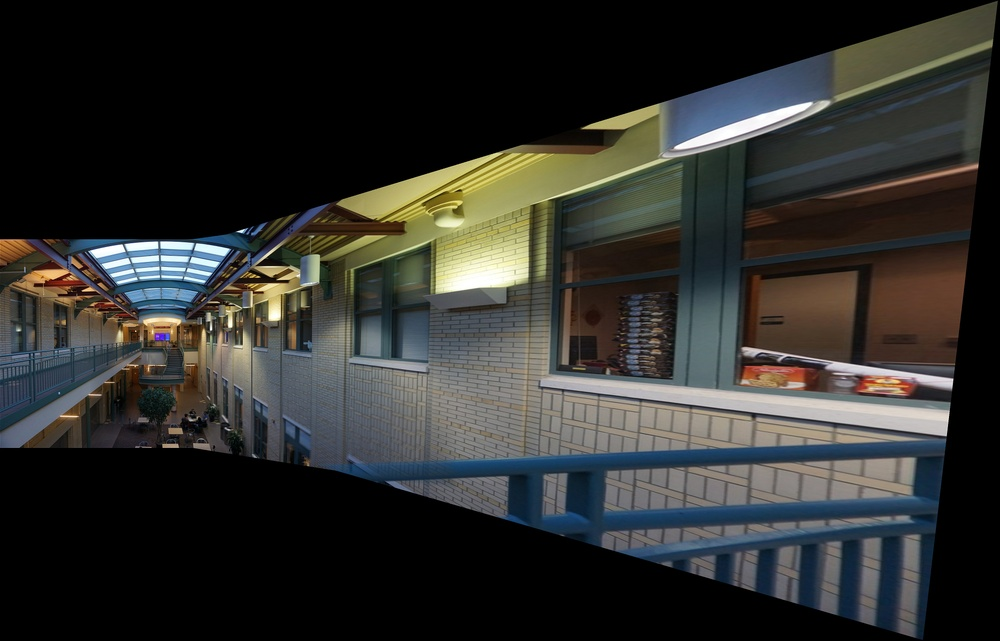
#> input picture code/images/11_2_P2/001.jpg, 1000 x 641 px, shrunk from 4154 x 2662 before the run, found by its file name; its folder holds only this picture in this run
$ python a3.py images/11_2_P2
#> lines starting #> are read from the running program, lines starting #| are printed output that depends on the picture; after the words box and inside, x2 and y2 are one past the last pixel; in counts of white or black regions, pixels touching at a corner belong together
# THIS FILE is for projecting

import cv2
import numpy as np
import os
import sys


def warpImage(im, H, output_shape):
    h_out, w_out = output_shape
    h_im, w_im, c = im.shape

    x_out, y_out = np.meshgrid(np.arange(w_out), np.arange(h_out))
    x_out_flat = x_out.flatten()
    y_out_flat = y_out.flatten()
    ones = np.ones_like(x_out_flat)
    coords_out = np.vstack([x_out_flat, y_out_flat, ones])

    H_inv = np.linalg.inv(H)
    coords_in = H_inv @ coords_out
    x_in = coords_in[0, :] / coords_in[2, :]
    y_in = coords_in[1, :] / coords_in[2, :]

    im_warped = np.zeros((h_out, w_out, c), dtype=im.dtype)

    for i in range(c):
        print(f"{i} -- warpimage")
        channel = im[:, :, i]

        x0 = np.floor(x_in).astype(int)
        y0 = np.floor(y_in).astype(int)
        x1 = x0 + 1
        y1 = y0 + 1

        dx = x_in - x0
        dy = y_in - y0

        valid = (x0 >= 0) & (x1 < w_im) & (y0 >= 0) & (y1 < h_im)

        im_channel = np.zeros_like(x_in)

        x0_valid = x0[valid]
        x1_valid = x1[valid]
        y0_valid = y0[valid]
        y1_valid = y1[valid]
        dx_valid = dx[valid]
        dy_valid = dy[valid]

        I00 = channel[y0_valid, x0_valid]
        I01 = channel[y1_valid, x0_valid]
        I10 = channel[y0_valid, x1_valid]
        I11 = channel[y1_valid, x1_valid]

        im_channel[valid] = (I00 * (1 - dx_valid) * (1 - dy_valid) +
                             I10 * dx_valid * (1 - dy_valid) +
                             I01 * (1 - dx_valid) * dy_valid +
                             I11 * dx_valid * dy_valid)

        im_warped[:, :, i] = im_channel.reshape(h_out, w_out)

    return im_warped


def blend_images(mosaic, im_warped, mask_warped):
    h, w, c = mosaic.shape

    for i in range(c):
        print(f"{i} -- blendimage")
        mosaic_channel = mosaic[:, :, i]
        im_channel = im_warped[:, :, i]

        overlap = (mosaic_channel > 0) & (mask_warped > 0)

        non_overlap = (mosaic_channel == 0) & (mask_warped > 0)

        mosaic_channel[overlap] = (mosaic_channel[overlap] * 0.5 + im_channel[overlap] * 0.5)

        mosaic_channel[non_overlap] = im_channel[non_overlap]

        mosaic[:, :, i] = mosaic_channel

    return mosaic


def main():

    if len(sys.argv) < 2:
        print("Error: Section argument is required.")
        sys.exit(1)

    dir_name = sys.argv[1]
    # dir_name = "12"

    # ... directories
    image_dir = f'./images/{dir_name}/'
    h_matrix_dir = f'./h_matrix/{dir_name}/'
    output_dir = f'./output/{dir_name}/'
    os.makedirs(output_dir, exist_ok=True)

    image_files = sorted([f for f in os.listdir(image_dir) if f.lower().endswith('.jpg')])
    images = [cv2.imread(os.path.join(image_dir, f)) for f in image_files]

    base_image_name = os.path.splitext(image_files[0])[0]

    H_list = []
    H_identity = np.eye(3)
    H_list.append(H_identity)

    for i in range(1, len(images)):
        image_name = os.path.splitext(image_files[i])[0]
        h_matrix_filename = f"H_{image_name}_to_{base_image_name}.txt"
        h_matrix_filepath = os.path.join(h_matrix_dir, h_matrix_filename)
        if os.path.exists(h_matrix_filepath):
            H = np.loadtxt(h_matrix_filepath)
            H_list.append(H)
        else:
            print(f"Homography file {h_matrix_filepath} not found.")
            return
#> this loop made 0 passes
#> after the loop, H_list = [[[1, 0, 0], [0, 1, 0], [0, 0, 1]]]

    corners = []
    for i, H in enumerate(H_list):
        h_im, w_im = images[i].shape[:2]
        corners_im = np.array([[0, 0], [w_im, 0], [w_im, h_im], [0, h_im]])
        corners_im_homog = np.hstack([corners_im, np.ones((4, 1))])
        warped_corners = (H @ corners_im_homog.T).T
        warped_corners = warped_corners[:, :2] / warped_corners[:, 2, np.newaxis]
        corners.append(warped_corners)
#> this loop made 1 pass
#> (H, h_im, w_im, corners_im_homog, warped_corners) on pass 1: ([[1, 0, 0], [0, 1, 0], [0, 0, 1]], 641, 1000, [[0, 0, 1], [1000, 0, 1], [1000, 641, 1], [0, 641, 1]], [[0, 0], [1000, 0], [1000, 641], [0, 641]])
#> after the loop, corners = [[[0, 0], [1000, 0], [1000, 641], [0, 641]]]

    corners = np.vstack(corners)
#> corners = [[0, 0], [1000, 0], [1000, 641], [0, 641]]
    x_min, y_min = np.int32(corners.min(axis=0))
#> x_min = 0; y_min = 0
    x_max, y_max = np.int32(corners.max(axis=0))
#> x_max = 1000; y_max = 641
    offset_x, offset_y = -x_min, -y_min
#> offset_x = 0; offset_y = 0
    mosaic_width = x_max - x_min
#> mosaic_width = 1000
    mosaic_height = y_max - y_min
#> mosaic_height = 641

    mosaic = np.zeros((mosaic_height, mosaic_width, 3), dtype=np.uint8)

    for i, H in enumerate(H_list):
        print(i)
        im = images[i]
        H_offset = np.eye(3)
        H_offset[0, 2] = offset_x
        H_offset[1, 2] = offset_y
        H_warp = H_offset @ H

        im_warped = warpImage(im, H_warp, (mosaic_height, mosaic_width))
        warped_image_filename = f"warped_{os.path.splitext(image_files[i])[0]}.jpg"
        cv2.imwrite(os.path.join(output_dir, warped_image_filename), im_warped)
        print(f"Warped image saved: {warped_image_filename}")

        mask_warped = np.any(im_warped > 0, axis=2).astype(np.uint8)

        mosaic = blend_images(mosaic, im_warped, mask_warped)
#> this loop made 1 pass
#> (h_out in warpImage, w_out in warpImage, h_im in warpImage, w_im in warpImage, H_inv in warpImage, h in blend_images, w in blend_images) on pass 1: (641, 1000, 641, 1000, [[1, 0, 0], [0, 1, 0], [0, 0, 1]], 641, 1000)
#| 0
#| 0 -- warpimage
#| 1 -- warpimage
#| 2 -- warpimage
#| Warped image saved: warped_001.jpg
#| 0 -- blendimage
#| 1 -- blendimage
#| 2 -- blendimage
#> pass 1, in main, `mask_warped = np.any(im_warped > 0, axis=2).astype(np.uint8)`:
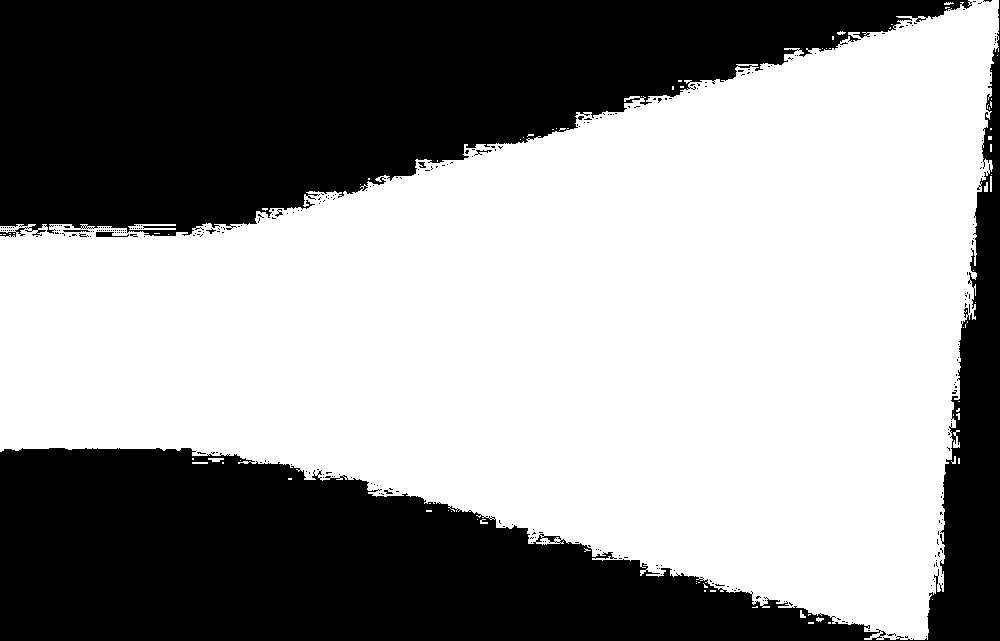
#> mask_warped: shape (641, 1000); values 0 (black) and 1 (white), 58.1% white; 304 black regions (295 under 20 px), largest, box (x1, y1, x2, y2) and area: (0, 0, 972, 237) 136883, (0, 0, 1000, 641) 130624, (96, 232, 129, 237) 101
#> im is the input picture: shape (641, 1000, 3); mean B, G, R 44.7, 47.6, 47.2

    mosaic_filename = 'mosaic.jpg'
    cv2.imwrite(os.path.join(output_dir, mosaic_filename), mosaic)
    print(f"Mosaic saved at {os.path.join(output_dir, mosaic_filename)}")
#| Mosaic saved at ./output/images/11_2_P2/mosaic.jpg


if __name__ == '__main__':
    main()

$ run again, on code/images/12/0001.jpg
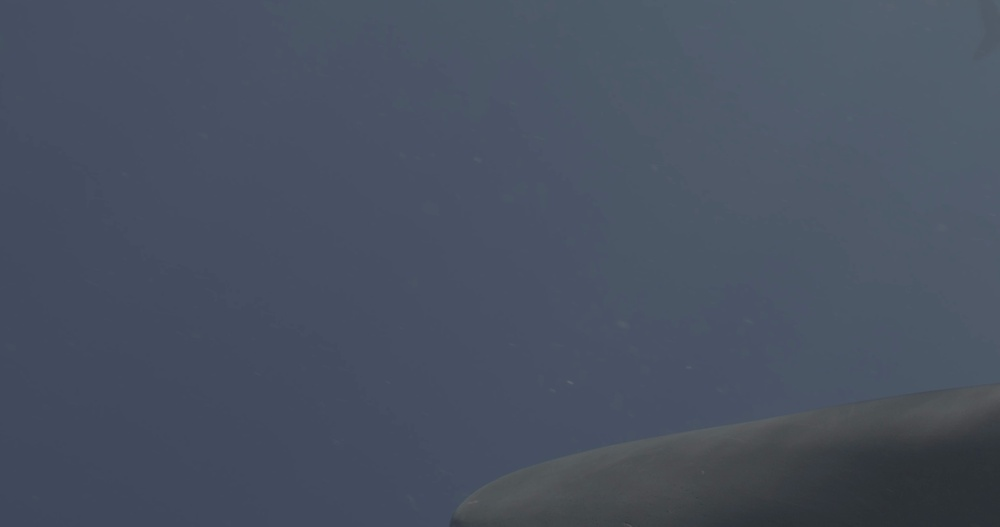
#> input picture code/images/12/0001.jpg, 1000 x 527 px, shrunk from 4096 x 2160 before the run, found by its file name
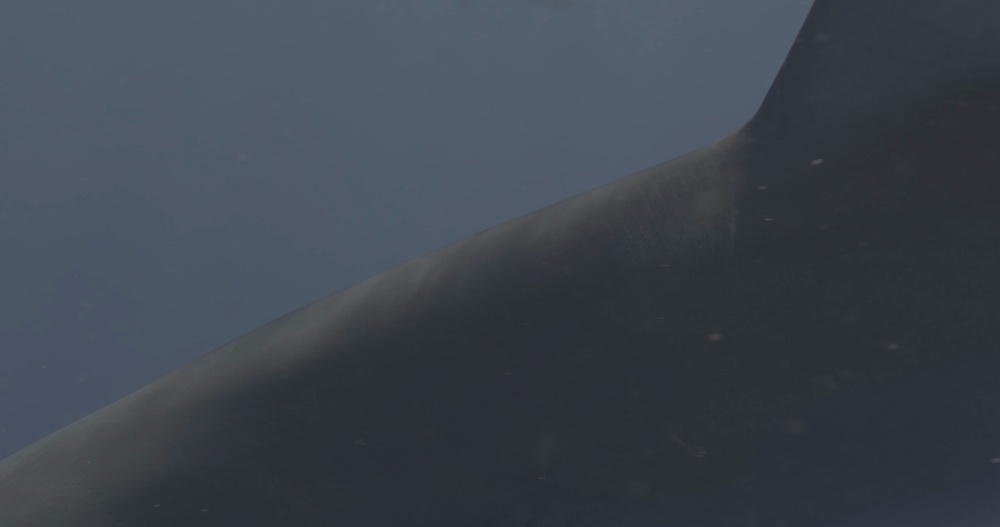
#> input picture code/images/12/0002.jpg, 1000 x 527 px, shrunk from 4096 x 2160 before the run, found by its file name
#> the loop in main, `for i in range(1, len(images)):` made 1 pass
#> h_matrix_filename on pass 1: 'H_0002_to_0001.txt'
#> (printed output is left out)
#> after the loop in main, `for i in range(1, len(images)):`: H_list = [[[1, 0, 0], [0, 1, 0], [0, 0, 1]]]

$ run again, on code/images/11_2_P2/002.jpg
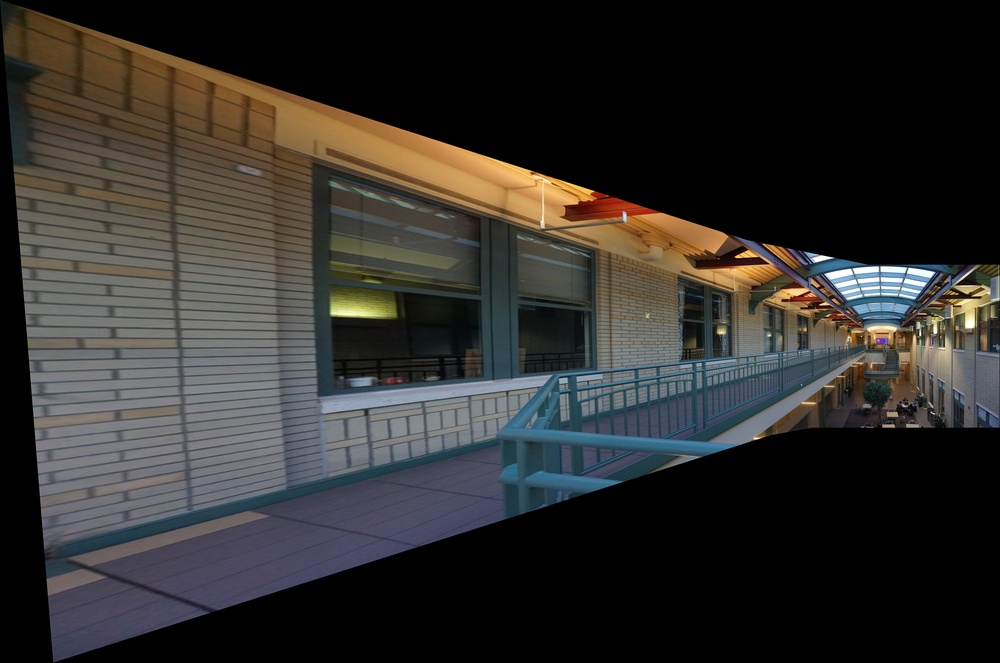
#> input picture code/images/11_2_P2/002.jpg, 1000 x 663 px, shrunk from 5317 x 3524 before the run, found by its file name
#> after the loop in main, `for i in range(1, len(images)):`: H_list = [[[1, 0, 0], [0, 1, 0], [0, 0, 1]]]
#> the loop in main, `for i, H in enumerate(H_list):` made 1 pass
#> (H, corners_im_homog, warped_corners) on pass 1: ([[1, 0, 0], [0, 1, 0], [0, 0, 1]], [[0, 0, 1], [1000, 0, 1], [1000, 663, 1], [0, 663, 1]], [[0, 0], [1000, 0], [1000, 663], [0, 663]])
#> after the loop in main, `for i, H in enumerate(H_list):`: corners = [[[0, 0], [1000, 0], [1000, 663], [0, 663]]]
#> in main, `corners = np.vstack(corners)`: corners = [[0, 0], [1000, 0], [1000, 663], [0, 663]]
#> x_min = 0
#> x_max = 1000; y_max = 663
#> offset_x = 0
#> mosaic_width = 1000
#> mosaic_height = 663
#> the loop in main, `for i, H in enumerate(H_list):` made 1 pass
#> (printed output is left out)
#> pass 1, in main, `mask_warped = np.any(im_warped > 0, axis=2).astype(np.uint8)`:
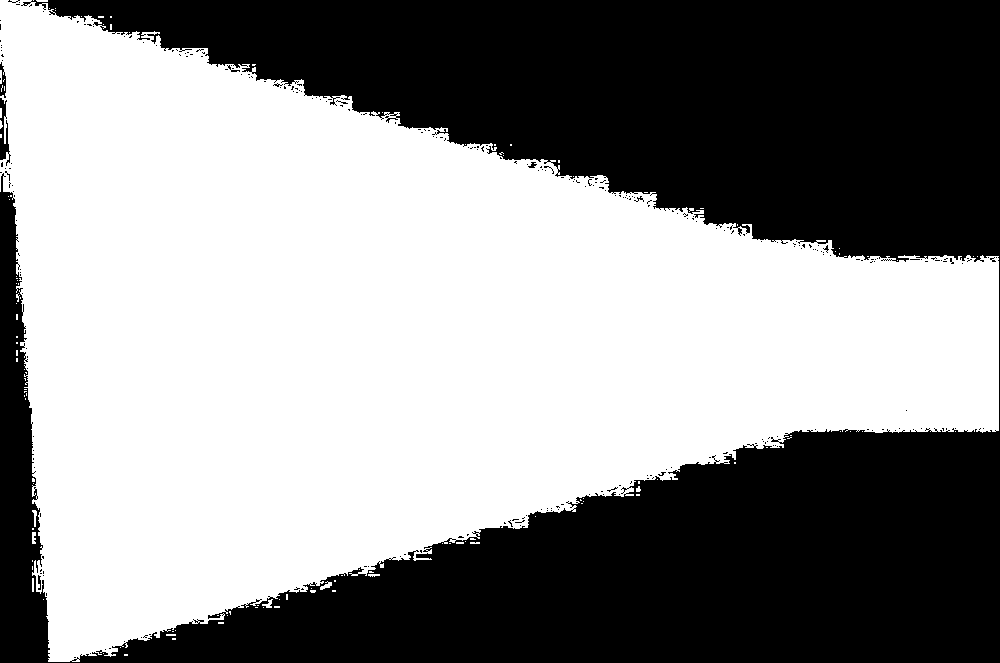
#> mask_warped: shape (663, 1000); values 0 (black) and 1 (white), 55.9% white; 273 black regions (266 under 20 px), largest, box (x1, y1, x2, y2) and area: (0, 0, 1000, 663) 291305, (0, 98, 11, 166) 346, (0, 62, 6, 98) 121
#> in main, im is the input picture: shape (663, 1000, 3); mean B, G, R 44.4, 46.9, 48.9
#| Mosaic saved at ./output/images/11_2_P2/mosaic.jpg
